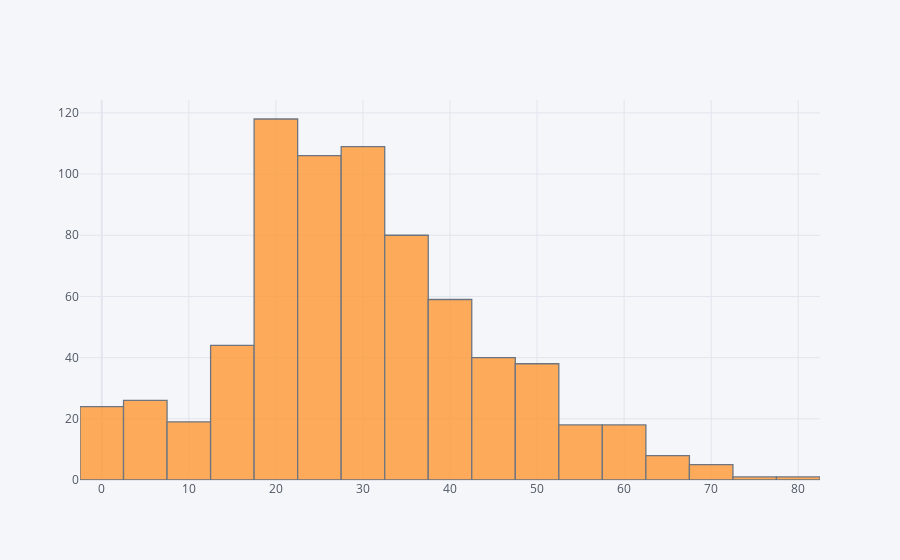

Write notebook code for a chart like this one.
### Code cell
train['Age'].iplot(kind='hist',bins=30)

### Figure 1 — Plotly figure (JSON) as saved in the notebook; plotly's stock layout.template omitted (floating-point values rounded to 4 significant figures; data arrays with more than 128 entries replaced by an {"elided": "..."} marker saying what was removed)
{"data": [{"histfunc": "count", "histnorm": "", "marker": {"color": "rgba(255, 153, 51, 1.0)", "line": {"color": "#4D5663", "width": 1.3}}, "name": "Age", "nbinsx": 30, "opacity": 0.8, "orientation": "v", "type": "histogram", "x": {"elided": "891 float values"}}], "layout": {"barmode": "overlay", "legend": {"bgcolor": "#F5F6F9", "font": {"color": "#4D5663"}}, "paper_bgcolor": "#F5F6F9", "plot_bgcolor": "#F5F6F9", "title": {"font": {"color": "#4D5663"}}, "xaxis": {"gridcolor": "#E1E5ED", "showgrid": true, "tickfont": {"color": "#4D5663"}, "title": {"font": {"color": "#4D5663"}, "text": ""}, "zerolinecolor": "#E1E5ED"}, "yaxis": {"gridcolor": "#E1E5ED", "showgrid": true, "tickfont": {"color": "#4D5663"}, "title": {"font": {"color": "#4D5663"}, "text": ""}, "zerolinecolor": "#E1E5ED"}}}
